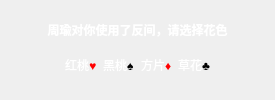
<?xml version="1.0" encoding="UTF-8"?>
<ui version="4.0">
 <class>FanjianBox</class>
 <widget class="QWidget" name="FanjianBox">
  <property name="windowTitle">
   <string>Form</string>
  </property>
  <layout class="QVBoxLayout" name="verticalLayout">
   <property name="leftMargin">
    <number>25</number>
   </property>
   <property name="rightMargin">
    <number>25</number>
   </property>
   <property name="bottomMargin">
    <number>25</number>
   </property>
   <item>
    <widget class="QLabel" name="messageLabel">
     <property name="sizePolicy">
      <sizepolicy hsizetype="Preferred" vsizetype="Expanding">
       <horstretch>0</horstretch>
       <verstretch>0</verstretch>
      </sizepolicy>
     </property>
     <property name="text">
      <string>&lt;font color=white&gt;&lt;b&gt;周瑜对你使用了反间，请选择花色&lt;/b&gt;&lt;/font&gt;</string>
     </property>
     <property name="alignment">
      <set>Qt::AlignCenter</set>
     </property>
     <property name="wordWrap">
      <bool>true</bool>
     </property>
    </widget>
   </item>
   <item>
    <layout class="QHBoxLayout" name="horizontalLayout">
     <item>
      <spacer name="horizontalSpacer_2">
       <property name="orientation">
        <enum>Qt::Horizontal</enum>
       </property>
       <property name="sizeHint" stdset="0">
        <size>
         <width>40</width>
         <height>20</height>
        </size>
       </property>
      </spacer>
     </item>
     <item>
      <widget class="sgsui::GameButton" name="heartButton">
       <property name="text">
        <string>&lt;font color=white&gt;红桃&lt;/font&gt;&lt;font color=red&gt;♥&lt;/font&gt;</string>
       </property>
      </widget>
     </item>
     <item>
      <widget class="sgsui::GameButton" name="spadeButton">
       <property name="text">
        <string>&lt;font color=white&gt;黑桃&lt;/font&gt;&lt;font color=black&gt;♠&lt;/font&gt;</string>
       </property>
      </widget>
     </item>
     <item>
      <widget class="sgsui::GameButton" name="diamondButton">
       <property name="text">
        <string>&lt;font color=white&gt;方片&lt;/font&gt;&lt;font color=red&gt;♦&lt;/font&gt;</string>
       </property>
      </widget>
     </item>
     <item>
      <widget class="sgsui::GameButton" name="clubButton">
       <property name="text">
        <string>&lt;font color=white&gt;草花&lt;/font&gt;&lt;font color=black&gt;♣&lt;/font&gt;</string>
       </property>
      </widget>
     </item>
     <item>
      <spacer name="horizontalSpacer">
       <property name="orientation">
        <enum>Qt::Horizontal</enum>
       </property>
       <property name="sizeHint" stdset="0">
        <size>
         <width>40</width>
         <height>20</height>
        </size>
       </property>
      </spacer>
     </item>
    </layout>
   </item>
  </layout>
 </widget>
 <customwidgets>
  <customwidget>
   <class>sgsui::GameButton</class>
   <extends>QLabel</extends>
   <header>sgsui_GameButton.h</header>
  </customwidget>
 </customwidgets>
 <resources/>
 <connections/>
</ui>
